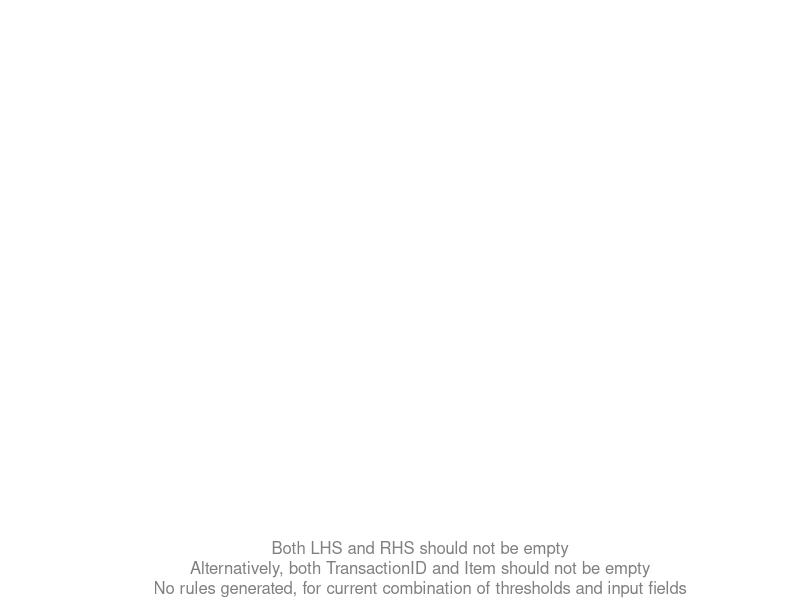

The R script that drew this image:
# Copyright (c) Microsoft Corporation.  All rights reserved.

# Third Party Programs. This software enables you to obtain software applications from other sources. 
# Those applications are offered and distributed by third parties under their own license terms.
# Microsoft is not developing, distributing or licensing those applications to you, but instead, 
# as a convenience, enables you to use this software to obtain those applications directly from 
# the application providers.
# By using the software, you acknowledge and agree that you are obtaining the applications directly
# from the third party providers and under separate license terms, and that it is your responsibility to locate, 
# understand and comply with those license terms.
# Microsoft grants you no license rights for third-party software or applications that is obtained using this software.

##PBI_R_VISUAL: VIZGAL_ASSORULES  Analyzing transaction data and visualize discovered assosiation rules  
# Based on arules package, supports several types of visualization (graph, table, parrallel coordinates plot)
# INPUT: 
# The input dataset should include at least one ID-key column (unique values per row)
# At least one column used for Left Hand Side (LHS) items, at least one column for Right Hand Side (RHS) items
# In current implementation by default only the last column is used for RHS, but it can be changed via parameters settings 
# EXAMPLES:
# for R environment
# data(Titanic)# and repeat ech row by frequency
# Titanic1 = as.data.frame(Titanic)
# Titanic2 <- data.frame(Titanic1[rep(c(1:nrow(Titanic1)), Titanic1$Freq), ])
# Titanic2$Freq = NULL
# dataset = cbind(ID = 1:nrow(Titanic2), Titanic2)
#  source("visGal_assoRules.R") #create graphics
#
# WARNINGS:  Time consuming for large datasets
#
# CREATION DATE: 04/01/2016
#
# LAST UPDATE: 04/24/2018
#
# VERSION: 1.0.3
#
# R VERSION TESTED: 3.2.2
# 
# AUTHOR: B. Efraty (boefraty@microsoft.com)
#
# REFERENCES: https://cran.r-project.org/web/packages/arules/arules.pdf
# https://en.wikipedia.org/wiki/Association_rule_learning


waitForData = FALSE # if waitForData == TRUE show empty plot 
if(!exists("dataset") && !(exists("BOTH") || (exists("LHS") && exists("RHS"))) )
  waitForData = TRUE

############ User Parameters #########

##PBI_PARAM: Should warnings text be displayed?
#Type:logical, Default:TRUE, Range:NA, PossibleValues:NA, Remarks: NA
showWarnings = TRUE 
if(exists("settings_additional_params_showWarnings"))
  showWarnings = settings_additional_params_showWarnings

##PBI_PARAM: a numeric value for the minimal support of an item set
#Type: numeric, Default:0.01, Range:[0, 1], PossibleValues:NA, Remarks: NA
threshSupport = 0.01
if(exists("settings_thresholds_params_threshSupport"))
  threshSupport = as.numeric(settings_thresholds_params_threshSupport)

threshSupport = min(1,max(threshSupport,0))


##PBI_PARAM: minimum acceptable confidence for rule 
#Type: numeric, Default:0.6, Range:[0, 1], PossibleValues:NA, Remarks: NA
threshConfidence = 0.6
if(exists("settings_thresholds_params_threshConfidence"))
  threshConfidence = as.numeric(settings_thresholds_params_threshConfidence)

threshConfidence = min(1,max(threshConfidence,0))

##PBI_PARAM: minimum acceptable lift measure for rule 
#Type: numeric, Default:1.1, Range:[0, 10], PossibleValues:NA, Remarks: values larger than 1 are recommended
threshLift = 1.05
if(exists("settings_thresholds_params_threshLift"))
  threshLift = as.numeric(settings_thresholds_params_threshLift)

threshLift = min(1000000,max(threshLift,0))


##PBI_PARAM: an integer value for the minimal number of items per item set
#Type: numeric, Default:2, Range:[1, 10], PossibleValues:NA, Remarks: NA
minRuleLength = 2
if(exists("settings_thresholds_params_minRuleLength"))
  minRuleLength = as.numeric(settings_thresholds_params_minRuleLength)

minRuleLength = min(12,max(minRuleLength,2))


##PBI_PARAM: an integer value for the maximal number of items per item set
#Type: numeric, Default:8, Range:[1, 20], PossibleValues:NA, Remarks: Should be larger than minRuleLength, have gross impact on running time
maxRuleLength = 8
if(exists("settings_thresholds_params_maxRuleLength"))
  maxRuleLength = as.numeric(settings_thresholds_params_maxRuleLength)

maxRuleLength = min(12,max(minRuleLength, maxRuleLength))

showFrom  =  1
if(exists("settings_rules_params_showFrom"))
  showFrom = as.numeric(settings_rules_params_showFrom)

##PBI_PARAM: an integer value for the maximal number of output rules
#Type: integer, Default:20, Range:[1, 100], PossibleValues:NA, Remarks: Large number of rules are less aesthetically pleasing for visual 
maxRules  =  5
if(exists("settings_rules_params_showTo"))
  maxRules = as.numeric(settings_rules_params_showTo)

showTo = max(maxRules,showFrom)# can not be smaller

##PBI_PARAM: sort and select the final set of rules by selected measure
#Type: string , Default:"lift", Range:NA, PossibleValues:"lift", "support", "confidence", Remarks: NA
sortRulesBy  =  "lift" 
if(exists("settings_rules_params_sortBy"))
  sortRulesBy = settings_rules_params_sortBy

##PBI_PARAM: visualization method
# Type: string , Default:"graph", Range:NA, PossibleValues:"paracoord"  "table", "graph", "scatter"
# Remarks: Some methods are less convenient for few rules
visualisationMethod  =  "graph" 
if(exists("settings_viz_params_visualisationMethod"))
  visualisationMethod =  settings_viz_params_visualisationMethod#c("graph","paracoord" ,"table", "scatter")[settings_visualisationMethod]

##PBI_PARAM: minimum number of rules per subplot used if visualisationMethod  =  "graph" 
#Type: integer , Default:2, Range:[1, 100], PossibleValues:NA, Remarks: NA
rulesPerGraphPlate  =  1
if(exists("settings_viz_params_rulesPerPlate"))
{
  rulesPerGraphPlate =  as.numeric(settings_viz_params_rulesPerPlate)
  if(is.na(rulesPerGraphPlate))
    rulesPerGraphPlate = 1
}

##PBI_PARAM: color of edges for LHS items for visualisationMethod  =  "graph" 
#Type: color , Default:"green", Range:NA, PossibleValues:"red", "green", "blue", "cyan", Remarks: see colors {grDevices} command in R
edgeCol = "green"
if(exists("settings_viz_params_edgeCol"))
  edgeCol =  settings_viz_params_edgeCol

##PBI_PARAM: color of edges for RHS items for visualisationMethod  =  "graph" 
#Type: color , Default:"orange", Range:NA, PossibleValues:"red", "green", "blue", "cyan", Remarks: see colors {grDevices} command in R
labelCol = "orange"
if(exists("settings_viz_params_labelCol"))
  labelCol =  settings_viz_params_labelCol

##PBI_PARAM: font size of labels for visualisationMethod  =  "graph" 
#Type: numeric , Default:1, Range:[0, 5], PossibleValues:NA, Remarks: NA
fontSizeGraph = 1
if(exists("settings_viz_params_textSize"))
  fontSizeGraph =  settings_viz_params_textSize/10

##PBI_PARAM: colors used if visualisationMethod  =  "paracoord" are scaled from gray to green accirding to one of the measures 
#Type: string , Default:"lift", Range:NA, PossibleValues:"lift", "support", "confidence", Remarks: NA
parCoordColorBy = "lift"
if(exists("settings_viz_params_colorBy"))
  parCoordColorBy =  settings_viz_params_colorBy

###############Library Declarations###############

libraryRequireInstall = function(packageName, ...)
{
  if(!require(packageName, character.only = TRUE)) 
    warning(paste("*** The package: '", packageName, "' was not installed ***",sep=""))
}

libraryRequireInstall("arules")
libraryRequireInstall("arulesViz")
libraryRequireInstall("grDevices")
libraryRequireInstall("gridExtra")
libraryRequireInstall("grid")
libraryRequireInstall("methods")

###############Internal parameters definitions#################

##PBI_PARAM: filter redundant rules by selected measure
#Type: string , Default:"lift", Range:NA, PossibleValues:"lift", "confidence", Remarks: rule is redundant if it is less predictive than a more general rule 
filterRedundantBy =  "lift"

##PBI_PARAM: maximum acceptable support for rule 
#Type: numeric, Default:1, Range:[0, 1], PossibleValues:NA, Remarks: NA
upperThreshSupport = 1


##PBI_PARAM: maximum acceptable confidence for rule 
#Type: numeric, Default:1, Range:[0, 1], PossibleValues:NA, Remarks: NA
upperThreshConfidence = 1

##PBI_PARAM: maximum acceptable confidence for rule 
#Type: positive numeric, Default:Inf, Range:[0, Inf], PossibleValues:NA, Remarks: NA
upperThreshLift = Inf



##PBI_PARAM: minimum number of transactions (rows) to run  
#Type: integer , Default:10, Range:[10, 100], PossibleValues:NA, Remarks: NA
minTransactions  =  10

###############Internal functions definitions#################

#remove corrupt rows, change nominal variables to factors, remove variable columns
# attempt to replace numeric column with few unique values to factor 
prepareData = function(data, onlyColumns = FALSE) 
{
  if(onlyColumns == FALSE)
    data <- data[complete.cases(data), ] #remove incomplete rows
  columns2remove  <-  NULL
  nc <- ncol(data)
  nr <- nrow(data)
  for (c1 in 1:nc)
  {
    #nominal to factor
    if(is.character(data[, c1]))
    {
      data[, c1]  <-  as.factor(data[, c1])
    }else{
      #few unique to factor
      uLen = length(unique(data[, c1]))
      if(uLen<nr && uLen>1)  
      {
        data[, c1]  <-  as.factor(data[, c1])
      }else{# to remove
        columns2remove = c(columns2remove, c1)
      }
    }
  }
  if(!is.null(columns2remove))
    data = data[, -columns2remove]
  return(as.data.frame(data))
}

#predict columns for LHS by default (all but last)
columnsForLHS <- function(data)  return(seq(1, length.out = ncol(data)-1))

#predict columns for RHS by default (only last)
columnsForRHS <- function(data)  return(ncol(data))

#predict columns for both RHS and LHS by default (NULL)
columnsForBoth <- function(data)  return(NULL)

#convert transaction data to appearance list
ConstructAppearanceList <- function(varLHS = NULL, varRHS = NULL, varBoth = NULL, transData)
{
  mapLabels2Variables = transData@itemInfo
  iii = mapLabels2Variables$variables %in% varLHS
  lhs = mapLabels2Variables$labels[iii]
  
  iii = mapLabels2Variables$variables %in% varRHS
  rhs = mapLabels2Variables$labels[iii]
  
  iii = mapLabels2Variables$variables %in% varBoth
  both = mapLabels2Variables$labels[iii]
  
  appearance = list(lhs = lhs, rhs = rhs, both = both, default = 'none')
}

#partition rules into subplots
getGridPartition <- function(numRules, rulesPerGraphPlate)
{
  numPlates = max(1, floor(numRules/rulesPerGraphPlate))
  numCols <- round(sqrt(numPlates))
  numRows <- max(1, floor(numPlates/numCols))
  numPlates = numRows*numCols
  #partition all rules into plates
  rulesPerGraphPlate = floor(numRules/numPlates)
  partit <- rep(rulesPerGraphPlate, numPlates)
  #last subplot takes the rest 
  partit[numPlates] = partit[numPlates]+numRules-sum(partit)
  return(list(partit = partit, numCols = numCols, numRows = numRows))
}

#scale colors from gray to green by values (of measure), small  = > gray, large  = > green
scaleColors <- function(values, col1 = c(0.5, 0.5, 0.5), col2 = c(0, 1, 0))
{
  NV = length(values)
  values = (values-min(values)+1e-10)/(max(values)-min(values)+1e-10)
  colo <- function(a) rgb(t((col1*(1-a)+col2*(a))))
  return(sapply(values, colo))
}

#clear redandant rules 
cleanRedundant <- function(rules, maxRules2process = 3e+06, measure = "lift", meaningfulDig = 4)
{
  rules@quality  =  round(rules@quality, digits = meaningfulDig)
  rules  <-  sort(rules, by = "lift")
  
  if(length(rules)<3)
    return(rules)
  
  if(length(rules)>maxRules2process)
    rules <- rules[1:maxRules2process]
  
  r <- is.redundant(rules, measure  =  measure)
  if(is.redundant(rules[1], measure  =  measure))
    r<-!r
  rules <- rules[!r]#fast but not accurate
  
  
  if(length(rules)<3)
    return(rules)
  
  subsetMat  <-  is.subset(rules)
  
  
  subsetMat[lower.tri(subsetMat, diag = T)]  <-  FALSE
  
  if(length(subsetMat)<=3)
    return(rules)
    
  redundant  <-  which(colSums(subsetMat, na.rm = T) >=  1)
  toRemove = NULL
  for (r1 in redundant)
    for (r2 in which(subsetMat[, r1]))
      if((rules@quality[measure])[r2, 1] == (rules@quality[measure])[r1, 1])
        toRemove = c(toRemove, r1)
  
  if(!is.null(toRemove))
    rules  =  rules[-toRemove]
  
  return(rules)
}
###############Upfront input correctness validations (where possible)#################

inputType = 1 # (1) LHS&RHS or (2)ID&Item

##PBI_PARAM: array of integer indexes for columns used in left hand side of the rule (LHS)
#Type: array of integers or NA, Default:NA, Range:NA, PossibleValues:NA, Remarks: If NA is used all the columns except for the right-most are used 
if(!exists("columnsLHS"))
  columnsLHS = NA

##PBI_PARAM: array of integer indexes for columns used in right hand side of the rule (RHS)
#Type: array of integers or NA, Default:NA, Range:NA, PossibleValues:NA, Remarks: If NA is used, the right-most column is selected 
if(!exists("columnsRHS"))
  columnsRHS = NA

##PBI_PARAM: array of integer indexes for columns used both in RHS and LHS
#Type: array of integers or NA or NULL, Default:NA, Range:NA, PossibleValues:NA, Remarks: If NA is used, no columns are selected
if(!exists("columnsBoth"))
  columnsBoth = NA




pbiWarning <- NULL

if(waitForData==FALSE && (exists("LHS") || exists("RHS") || exists("BOTH")))
{
  if(!exists("RHS"))
    RHS = data.frame()
  if(!exists("LHS"))
    LHS = data.frame()
  if(!exists("BOTH"))
    BOTH = data.frame()
  
  #exclude duplicates
  namesInLHSnRHSnotBOTH= setdiff(intersect(names(LHS),names(RHS)),names(BOTH)) # copy to BOTH
  if(length(namesInLHSnRHSnotBOTH)>0)
  {
    nbo = c(names(BOTH),namesInLHSnRHSnotBOTH)
    BOTH = cbind(BOTH,LHS[,namesInLHSnRHSnotBOTH])
    names(BOTH) = nbo
  }
  namesInLHSnBOTH= intersect(names(LHS),names(BOTH)) #exclude from LHS
  if(length(namesInLHSnBOTH)>0)
    LHS=as.data.frame(LHS[,setdiff(names(LHS),namesInLHSnBOTH)])
  
  namesInRHSnBOTH= intersect(names(RHS),names(BOTH)) #exclude from LHS
  if(length(namesInRHSnBOTH)>0)
    RHS=as.data.frame(RHS[,setdiff(names(RHS),namesInRHSnBOTH)])
  
  
  columnsLHS = columnsRHS = columnsBoth = NULL
  
  NR = max(nrow(LHS),nrow(RHS),nrow(BOTH))
  if(!ncol(RHS))
    RHS = data.frame(row.names = 1:NR)
  if(!ncol(LHS))
    LHS = data.frame(row.names = 1:NR)
  if(!ncol(BOTH))
    BOTH = data.frame(row.names = 1:NR)
  
  
  if(ncol(LHS))
  {
    LHS = prepareData(LHS, onlyColumns = TRUE)
    columnsLHS <- seq(1,length.out = ncol(LHS))
  }
  inLeft = length(columnsLHS)
  
  if(ncol(BOTH))
  {
    BOTH = prepareData(BOTH, onlyColumns = TRUE)
    columnsBoth <- seq(inLeft+1,length.out = ncol(BOTH))
  }
  inBoth = length(columnsBoth)
  
  if(ncol(RHS))
  {
    RHS = prepareData(RHS, onlyColumns = TRUE)
    columnsRHS <- seq(inLeft+inBoth+1,length.out = ncol(RHS))
  }
  inRHS = length(columnsRHS)
  if(nrow(LHS) > 1)
    dataset = cbind(LHS,BOTH,RHS)
  
}

if(!exists("dataset") || is.null(dataset))
{
  if((exists("TransactionID") && exists("Item")))
  {
    dataset = cbind(TransactionID, Item)
    dataset <- dataset[complete.cases(dataset), ] #remove incomplete rows
    if(nrow(dataset)>1)
      inputType = 2
  }
}


if(inputType == 1)
{
  if(exists("dataset") && !is.null(dataset))
  {
    dataset = prepareData(dataset)
  } else {
    dataset = NULL
  }
  
  if(is.null(dataset) || ncol(dataset) < 2)
    columnsLHS = columnsRHS = columnsBoth = NULL;
  
  #LHS, RHS
  if(!is.null(columnsLHS) && is.na(columnsLHS))
    columnsLHS <- columnsForLHS(dataset)
  
  if(!is.null(columnsRHS) &&is.na(columnsRHS))
    columnsRHS <- columnsForRHS(dataset)
  
  if(!is.null(columnsBoth) &&is.na(columnsBoth))
    columnsBoth <- columnsForBoth(dataset)
  
  #check if LHS and RHS non empty
  if(length(columnsLHS) + length(columnsBoth) < 1 || length(columnsRHS)+length(columnsBoth) < 1 || waitForData == TRUE )
  {
    visualisationMethod = "empty"
    pbiWarning <- paste(pbiWarning, "Both LHS and RHS should not be empty",
     "Alternatively, both TransactionID and Item should not be empty", sep = "\n")
    
    #check if minRuleLength<= maxRuleLength
  }
}



if(visualisationMethod != "empty")
{
  if(minRuleLength>maxRuleLength )
  {
    visualisationMethod = "empty"
    pbiWarning <- paste(pbiWarning, "maxRuleLength needs to be >=  minRuleLength", sep = "\n")
  } else if(nrow(dataset)<minTransactions)
  {
    visualisationMethod = "empty"
    pbiWarning <- paste(pbiWarning, "Not enough rows to perform analysis", sep = "\n")
  }
}


##############Main Visualization script###########


rules = NULL

if(visualisationMethod!= "empty")
{
  randSeed = 42
  set.seed(randSeed)
  
  if(inputType == 1)
  {
    #convert dataset to transactions 
    transData = as(dataset, "transactions")
    
    #add names of columns for lhs, rhs 
    appearance = ConstructAppearanceList(colnames(dataset)[columnsLHS], colnames(dataset)[columnsRHS], colnames(dataset)[columnsBoth], transData)
  }
  else # inputType ==2 
  {
    nnn = names(dataset)
    #specific for Your  data type
    transData <- as(split(dataset[,nnn[2]], dataset[,nnn[1]]), "transactions")
    appearance = NULL
  }
  
  
  # find association rules with default settings
  rules  <-  apriori(transData, 
                     parameter = list(minlen = minRuleLength, maxlen = maxRuleLength, supp = threshSupport, confidence = threshConfidence, target = "rules"), 
                     appearance = appearance, 
                     control  =  list(verbose = F))
  
  #removeRules by upperThresholds
  if(!is.null(rules@quality$support))
    rules = rules[rules@quality$support<= upperThreshSupport]
  if( !is.null(rules@quality$confidence))
    rules = rules[rules@quality$confidence<= upperThreshConfidence]
  if(!is.null(rules@quality$lift))
    rules = rules[rules@quality$lift<= upperThreshLift]
  
  #remove rules with low 'lift'  and sort by measure
  rules = rules[rules@quality$lift>threshLift]
  
  #take care of redandancy
  rules <- cleanRedundant(rules, measure  =  filterRedundantBy)
  
  rules  <-  sort(rules, by = sortRulesBy)
  if(length(rules)>maxRules)
    rules = rules[1:maxRules]
}

#cut showFrom to showTo
if(length(rules)>=showFrom)
{
  rules = rules[max(1,showFrom):min(showTo,length(rules))]
}else{
  rules = NULL
}



if(length(rules) == 0)
{
  visualisationMethod = "empty"
  pbiWarning <- paste(pbiWarning, "No rules generated, for current combination of thresholds and input fields", sep = "\n")
}

#Visualizing Association Rules
if(visualisationMethod == "graph") # graph 
{
  gp = getGridPartition(length(rules), rulesPerGraphPlate)
  
  
  par(oma=0.25*c(1,1,1,1),mar=0.5*c(1,1,1,1), mfrow = c(gp$numRows, gp$numCols), xpd = TRUE)
  # unfortunatly: mar and xpd are overwrited
  
  for (p in 1:length(gp$partit))
  {
    s = sum(gp$partit[seq(1, length.out = p-1)])+1
    e = s+gp$partit[p]-1
    print(s:e)
    
    numEdgesRHS = sum(as(rules[s:e]@rhs, "matrix"))
    numEdgesLHS = sum(as(rules[s:e]@lhs, "matrix"))
    edge.color = edgeCol
    label.color = labelCol
    control = list( alpha = 1, measureLabels = FALSE, 
                   cex = fontSizeGraph, precision = 1, arrowSize = 0.5, 
                   main = "",  layoutParams	 =  list(xpd = T), 
                   labelCol = label.color, edgeCol = edge.color )
    
    plot(rules[s:e], method = "graph", control = control, margin = -0.01, frame = FALSE,type = "items")
    
  }
}

if(visualisationMethod == "table") # table 
{
  qualityMetrics <- rules@quality
  lhs <- rules@lhs@data
  rhs <- rules@rhs@data
  
  NR <- nrow(qualityMetrics)
  NR = min(NR, maxRules)
  
  rutable  <-  data.frame(From = rep(NA, NR), To = rep(NA, NR), qualityMetrics[1:NR, ])
  lhsColNames = colnames(rules@lhs)
  rhsColNames = colnames(rules@rhs)
  
  for (r in (1:NR))
  {
    if(any(lhs[, r]))
      rutable$From[r] <- paste(lhsColNames[lhs[, r]], collapse = "\n")
    if(any(rhs[, r]))
      rutable$To[r] <- paste(rhsColNames[rhs[, r]], collapse = "\n")
  }
  
  names(rutable) =  toupper(names(rutable))
  
  tt  <-  ttheme_minimal(
    core = list(bg_params  =  list(fill  =  blues9[1:4], col = "gray"), 
                fg_params = list(fontface = 3, cex = fontSizeGraph)), 
    colhead = list(fg_params = list(col = "orange", fontface = 4L,cex = fontSizeGraph*1.1)), 
    rowhead = list(fg_params = list(col = "white", fontface = 3L)))
  
  plot.new()
  grid.table(rutable, theme = tt)
  title(main = "")
}


if(visualisationMethod == "paracoord")#parcoord 
{
  reorder = (length(rules)<42 && length(rules)>3) #reorder only if it is fast (few rules)
  if(length(rules)>0)
  {
    plot(rules, method = "paracoord", control = list( reorder = reorder, main = "", col = scaleColors(rules@quality[[parCoordColorBy]])))
  }else{
    visualisationMethod = "empty"
    pbiWarning <- paste(pbiWarning, "Paracoord method works only with two or more rules", sep = "\n")
  }
  
}

if(visualisationMethod == "scatter") #scatter (for Debug and Exploration) 
  plot(rules, control = list(cex = fontSizeGraph))# scatter  

if(visualisationMethod == "empty") #scatter (for Debug and Exploration) 
{
  plot.new()
  title(sub = pbiWarning, col.sub = "gray50")
}

remove("dataset")